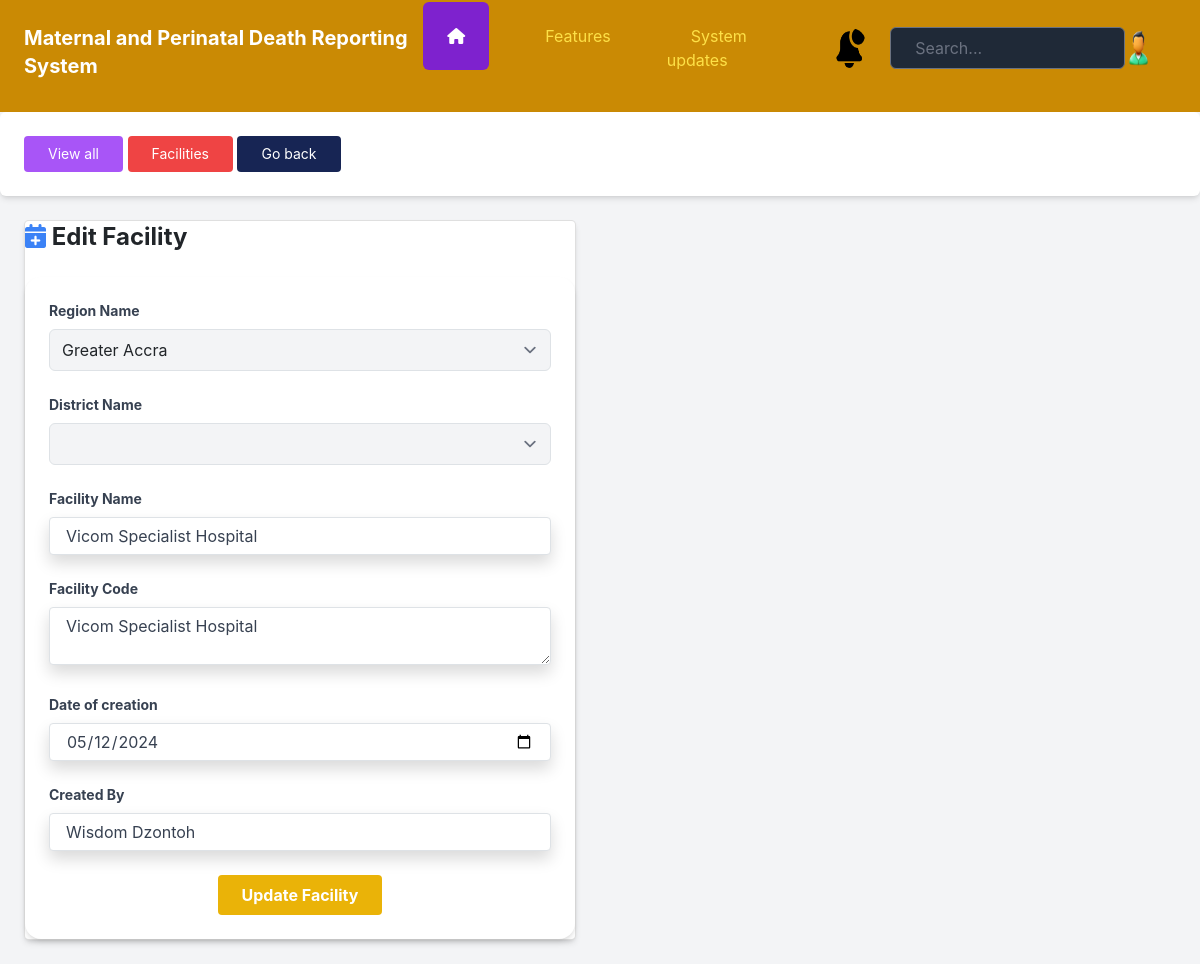
Screenshot of /facility/edit/40/ (signed in) with the database file from the repository.
### facility_creation/models.py (models this page shows, shortened)
class Facility(models.Model):
    facility_region = models.ForeignKey(Region, on_delete=models.PROTECT)
    facility_district = models.ForeignKey(District, on_delete=models.PROTECT)
    facility_name = models.CharField(max_length=100)
    facility_code = models.CharField(max_length=100)
    created_by = models.CharField(max_length=100, null=True)
    date_created = models.DateTimeField(default=timezone.now)

class Region(models.Model):
    region_name = models.CharField(max_length=100)
    region_code = models.CharField(max_length=100)
    date_created = models.DateTimeField(default=timezone.now)
    created_by = models.CharField(max_length=100, null=True)

### facility_creation/views.py (the view, shortened to what this page needs)
# urls.py: path('facility/edit/<int:id>/', views.edit_facility, name='edit-facility'),
@login_required(login_url="authentication:my-login")
def edit_facility(request, id):
    facility = get_object_or_404(Facility, pk=id)
    regions = Region.objects.all()
    districts = District.objects.all()
    context = {
        'facility': facility,
        'regions': regions,
        'districts': districts,
    }
    return render(request, 'facility_creation/edit_facility.html', context)

### templates/facility_creation/edit_facility.html (shortened to what this page needs)
{% extends 'authentication/dashboard_base.html' %}
{% block body %}
    <div
      class="bg-white p-4 rounded-md shadow-md flex items-center justify-between hover:bg-gray-100"
    >
      <div>
        <a
          class="bg-purple-500 inline-block px-4 py-2 text-sm text-white rounded"
          href="{% url 'facility_creation' %}"
          >View all</a
        >
        <a
          class="bg-red-500 inline-block px-4 py-2 text-sm text-white rounded"
          href="{% url 'view-all-facilities' %}"
          >Facilities</a
        >
        <a
          class="bg-blue-950 inline-block px-4 py-2 text-sm text-white rounded"
          href="{{ request.META.HTTP_REFERER }}"
          >Go back</a
        >
      </div>
    </div>
    <div class="w-1/2 p-4">
        <div class="card bg-white rounded-lg shadow-md">
          <h2 class="text-2xl font-bold mb-4">
            <i class="fas fa-calendar-plus text-blue-500"></i> Edit Facility
          </h2>
          {% if messages %}
          <div class="alert alert-success" role="alert">
            {% for message in messages %}
            <script src="https://cdn.jsdelivr.net/npm/sweetalert2@11"></script>
            <script>
              document.addEventListener('DOMContentLoaded', function () {
                  Swal.fire({
                      icon: 'success',
                      title: 'Success!',
                      text: '{{ message }}',
                      confirmButtonText: 'OK'
                  }).then(function () {
                      window.location.href = '{% url 'view-all-facilities' %}';
                  });
              });
            </script>
            {% endfor %}
          </div>
          {% else %}
          <form class="shadow-md bg-white rounded-2xl p-4" method="POST">
            <div class="mb-4">
                <label class="block text-gray-700 text-sm font-bold mb-2" for="facility_region">Region Name</label>
                <select name="facility_region" id="facility_region" class="w-full bg-gray-100 rounded-md border border-gray-300 focus:ring-4 focus:outline-none focus:ring-blue-500">
                    {% for region in regions %}
                        <option value="{{ region.id }}" {% if facility.facility_region_id == region.id %} selected {% endif %}>{{ region.region_name }}</option>
                    {% endfor %}
                </select>
            </div>
            <div class="mb-4">
                <label class="block text-gray-700 text-sm font-bold mb-2" for="facility_district">District Name</label>
                <select name="facility_district" id="facility_district" class="w-full bg-gray-100 rounded-md border border-gray-300 focus:ring-4 focus:outline-none focus:ring-blue-500">
                </select>
            </div>
            <div class="mb-4">
              <label class="block text-gray-700 text-sm font-bold mb-2" for="district_name">Facility Name</label>
              <input class="shadow appearance-none border rounded w-full py-2 px-3 text-gray-700 leading-tight focus:outline-none focus:shadow-outline" id="facility_name" name="facility_name" type="text" placeholder="Enter facility name" value="{{ facility.facility_name }}" required />
            </div>
            <div class="mb-4">
              <label class="block text-gray-700 text-sm font-bold mb-2" for="district_code">Facility Code</label>
              <textarea class="shadow appearance-none border rounded w-full py-2 px-3 text-gray-700 leading-tight focus:outline-none focus:shadow-outline" id="facility_code" name="facility_code" placeholder="Enter facility code">{{ facility.facility_code }}</textarea>
            </div>
            <div class="mb-4">
              <label class="block text-gray-700 text-sm font-bold mb-2" for="date_created">Date of creation</label>
              <input class="shadow appearance-none border rounded w-full py-2 px-3 text-gray-700 leading-tight focus:outline-none focus:shadow-outline" id="date_created" type="date" name="date_created" value="{{ facility.date_created|date:'Y-m-d' }}" placeholder="select date" required />
            </div>
            <div class="mb-4">
              <label class="block text-gray-700 text-sm font-bold mb-2" for="created_by">Created By</label>
              <input class="shadow appearance-none border rounded w-full py-2 px-3 text-gray-700 leading-tight focus:outline-none focus:shadow-outline" id="created_by" type="text" value="{{ facility.created_by }}" name="created_by" readonly required />
            </div>
            <div class="flex items-center justify-center">
              <button class="bg-yellow-500 hover:bg-yellow-700 text-white font-bold py-2 px-4 rounded focus:outline-none focus:shadow-outline" type="submit">Update Facility</button>
            </div>
          </form>
          {% endif %}
        </div>
      </div>
{% endblock %}

### rows the page displays
Facility: facility_region "Greater Accra", facility_name "Vicom Specialist Hospital", facility_code "Vicom Specialist Hospital", date_created "05/12/2024", created_by "Wisdom Dzontoh"
